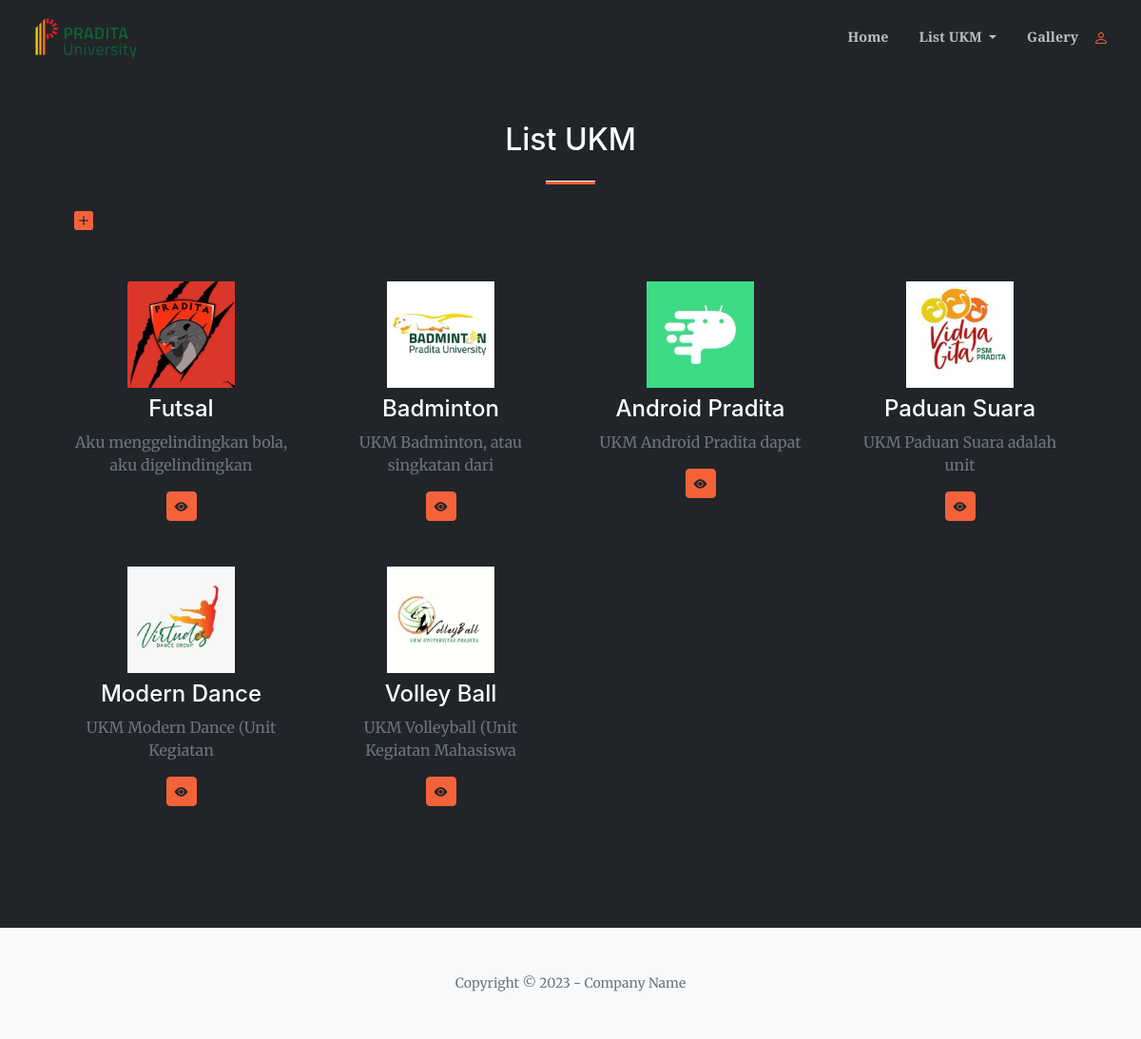
The app's page /ukm_pradita/index.php?hal=ukm_list with its own data.
### tables this page shows
CREATE TABLE `list_ukm` (
  `id_ukm` int(11) NOT NULL,
  `nama_ukm` varchar(100) NOT NULL,
  `deskripsi_ukm` text NOT NULL,
  `foto` varchar(255) NOT NULL
);

### ukm_pradita/model/Ukm.php (called while the page is built, shortened)
<?php
class Ukm{
    private $koneksi;
    public function __construct (){
        global $dbh;
        $this-> koneksi = $dbh;
    }
    public function index(){
        $sql = "SELECT * FROM list_ukm";
        $ps = $this->koneksi->prepare($sql);
        $ps -> execute();
        $rs = $ps -> fetchAll();
        return $rs;
    }
 }

### ukm_pradita/ukm_list.php (the view)
<?php
$obj_ukm = new Ukm();
$rs = $obj_ukm->index();
function limitWords($text) {
    $words = explode(" ", $text);
    $limitedWords = array_slice($words, 0, 5);
    $result = implode(" ", $limitedWords);
    return $result;
}
?>
<section class="page-section bg-dark text-white" id="services">
            <div class="container px-4 px-lg-5">
                <h2 class="text-center mt-0">List UKM</h2>
                <hr class="divider" />
                <a href="index.php?hal=ukm_form" class="icon-link">
                    <i class="bi-plus-square-fill icon" style="font-size:20px;"></i>
                </a>
                <div class="row gx-4 gx-lg-5">
                    <?php
                        foreach ($rs as $ukm){
                    ?>
                    <div class="col-lg-3 col-md-6 text-center">
                        <div class="mt-5">
                            <div class="mb-2">
                                <?php
                                if(!empty($ukm['foto'])){
                                ?>
                                    <img src="<?= $ukm['foto'] ?>" width="50%" />
                                <?php
                                }
                                else{
                                ?>
                                    <img src="assets/nophoto.jpg" width="50%" />
                                <?php } ?>
                            </div>
                            <h3 class="h4 mb-2"><?= $ukm['nama_ukm'] ?></h3>
                            <?php $limitedDesc = limitWords($ukm['deskripsi_ukm'])?>
                            <p class="text-muted mb-3"><?= $limitedDesc ?></p>
                            <a href="index.php?hal=ukm_detail&id_ukm=<?= $ukm['id_ukm'] ?>"
                                title="Detail Ukm" class="btn btn-primary btn-sm text-dark" >
                                <i class="bi bi-eye-fill"></i>
				            </a>
                    </div>
                </div>
                <?php } ?>
            </div>
</section>

### ukm_pradita/index.php (shortened to what this page needs)
<!DOCTYPE html>
<html lang="en">
    <head>
        <link href="https://cdn.jsdelivr.net/npm/bootstrap-icons@1.5.0/font/bootstrap-icons.css" rel="stylesheet" />
        <link href="https://cdnjs.cloudflare.com/ajax/libs/SimpleLightbox/2.1.0/simpleLightbox.min.css" rel="stylesheet" />
        <link href="css/styles.css" rel="stylesheet" />
    </head>
    <body id="page-top">
        <?php
        include_once 'koneksi.php';
        include_once 'model/Ukm.php';
        include_once 'navigator.php';
        $hal = isset($_REQUEST['hal']) ? $_REQUEST['hal'] : '';
        if(!empty($hal)){
             include_once $hal.'.php';
        }
        else{
             include_once 'login.php';
        }
        ?>
        <?php include_once 'footer.php'; ?>
    </body>
</html>

### ukm_pradita/navigator.php (shortened to what this page needs)
<nav class="navbar navbar-expand-lg navbar-light fixed-top py-3" id="mainNav">
            <div class="container px-4 px-lg-1">
            <img class="img-fluid" src="assets/img/logopradita.png" alt="..." width = 10% />
                <a class="navbar-brand" href="#page-top" style = "padding-left : 1%"></a>
                <div class="collapse navbar-collapse" id="navbarResponsive">
                    <ul class="navbar-nav ms-auto my-2 my-lg-0">
                    <li class="nav-item"><a class="nav-link" href="index.php?hal=header">Home</a></li>
                        <?php
                            $model = new Ukm();
                            $rs = $model -> index();
                            ?>
                            <li class="nav-item dropdown">
                                <a class="nav-link dropdown-toggle" href="#" id="navbarLightDropdownMenuLink" role="button" data-bs-toggle="dropdown" aria-expanded="false">
                                    List UKM
                                </a>
                        </li>
                        <li class="nav-item"><a class="nav-link" href="#portfolio">Gallery</a></li>
                        <div class="d-none d-lg-block">
                            <a href="index.php?hal=profile" class="navbar-icon bi-person smoothscroll" ></a>
                        </div>
                    </ul>
                </div>
            </div>
</nav>

### ukm_pradita/footer.php
<footer class="bg-light py-5">
            <div class="container px-4 px-lg-5"><div class="small text-center text-muted">Copyright &copy; 2023 - Company Name</div></div>
</footer>

### records on screen
list_ukm: shows a picture, nama_ukm "Futsal", deskripsi_ukm "Aku menggelindingkan bola, aku digelindingkan"
list_ukm: shows a picture, nama_ukm "Badminton", deskripsi_ukm "UKM Badminton, atau singkatan dari"
list_ukm: shows a picture, nama_ukm "Android Pradita", deskripsi_ukm "UKM Android Pradita dapat"
list_ukm: shows a picture, nama_ukm "Paduan Suara", deskripsi_ukm "UKM Paduan Suara adalah unit"
list_ukm: shows a picture, nama_ukm "Modern Dance", deskripsi_ukm "UKM Modern Dance (Unit Kegiatan"
list_ukm: shows a picture, nama_ukm "Volley Ball", deskripsi_ukm "UKM Volleyball (Unit Kegiatan Mahasiswa"
